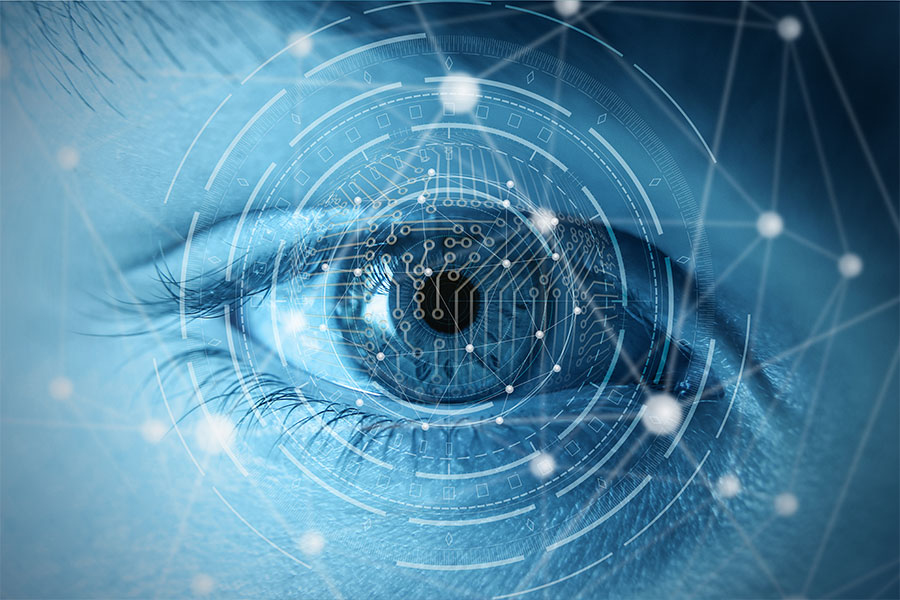
#> input picture MV_Course/images/MachineVision2.jpg, 900 x 600 px
$ jupyter execute T1_02_opencv.ipynb
#> lines starting #> are read from the running program, lines starting #| are printed output that depends on the picture
## <div style="direction:rtl;text-align:right;font-family:B Lotus, B Nazanin, Tahoma">تبدیل تصاویر به سطح خاکستری یا Grayscaling </div>

### Solution1

[cell 1]
import matplotlib.pyplot as plt
import cv2

image = cv2.imread('./images/MachineVision2.jpg')
#> image is the input picture: shape (600, 900, 3); mean B, G, R 161, 132.9, 80.8
cv2.imshow('Original' , image)
cv2.waitKey(0)

# We use cvtColor, to convert to grayscale
gray_img = cv2.cvtColor(image , cv2.COLOR_BGR2GRAY)
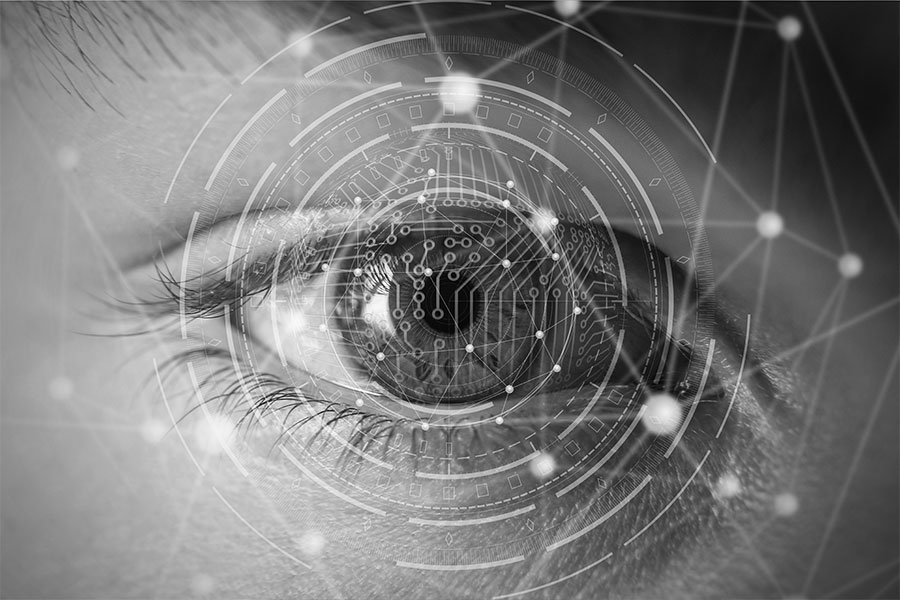
#> gray_img: shape (600, 900); min 0, max 255, mean 120.5
cv2.imshow('Gray_Image',gray_img)
cv2.waitKey(0)

cv2.destroyAllWindows()


plt.figure(figsize=[10,8])
plt.subplot(121);plt.title('Original');plt.imshow(image[...,::-1])
plt.subplot(122);plt.title('Gray_Image');plt.imshow(gray_img ,cmap='gray')
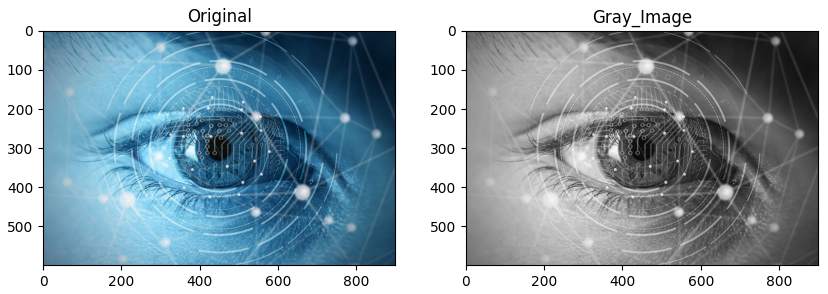
#> figure drawn by matplotlib, 2 panels

### Solution2

[cell 2]
#Another method faster method
gray_img = cv2.imread('./images/MachineVision2.jpg',0)
#> gray_img: shape (600, 900); min 0, max 255, mean 120.5
img = cv2.imread('./images/MachineVision2.jpg')
cv2.imshow('Grayscale', gray_img)
cv2.waitKey()
cv2.destroyAllWindows()

print('Shape of gray imag :',gray_img.shape)
#| Shape of gray imag : (600, 900)
print('Shape of original image :',img.shape)
#| Shape of original image : (600, 900, 3)

<div style="direction:rtl;text-align:right;font-family:Tahoma">
نمایش تصویر سطح خاکستری در نوت بوک با matplotlib</div>

[cell 3]
import matplotlib.pyplot as plt

img = cv2.imread('./images/MachineVision2.jpg',0)
plt.imshow(img)

<div style="direction:rtl;text-align:right;font-family:Tahoma">
برای عکس سطح-خاکستری حتما باید از cmap در matplotlib استفاده شود</div>

[cell 4]
import matplotlib.pyplot as plt

img = cv2.imread('./images/MachineVision2.jpg',0)
plt.imshow(img , cmap='gray')

<div style="direction:rtl;text-align:right;font-family:Tahoma">
حال به ابعاد تصویر رنگی و سطح خاکستری نگاهی بیندازیم!</div>

[cell 5]
image = cv2.imread('./images/MachineVision2.jpg')

#Let's look at the individual color levels for the first pixel (10,50)
B, G, R = image[45, 150]
#> B = 199; G = 173; R = 127
print (B, G, R)
#| 199 173 127
print ("shape:", image.shape)
#| shape: (600, 900, 3)

[cell 6]
gray_image = cv2.imread('./images/MachineVision2.jpg',0)

#Let's look at the individual color levels for the first pixel (10,50)
print(gray_img[45,150])
#| 162
print ("shape:", gray_img.shape)
#| shape: (600, 900)

$ run again, with MV_Course/images/Machinevision3.jpg copied over MV_Course/images/MachineVision2.jpg
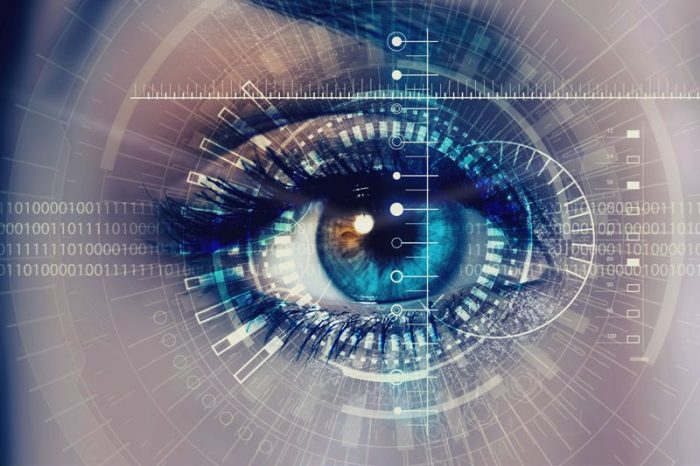
#> input picture MV_Course/images/Machinevision3.jpg, 700 x 466 px
#> image is the input picture: shape (466, 700, 3); mean B, G, R 134.9, 120, 117.8
#> `gray_img = cv2.cvtColor(image , cv2.COLOR_BGR2GRAY)`:
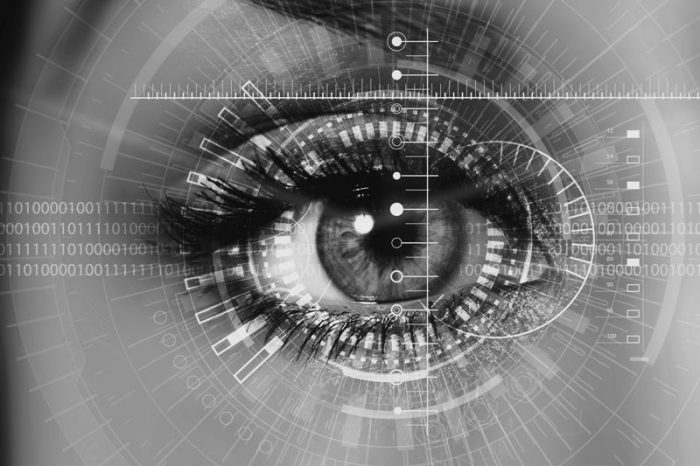
#> gray_img: shape (466, 700); min 2, max 248, mean 121
#> `[cell 1] import matplotlib.pyplot as plt import cv2  image = cv2.imrea..`:
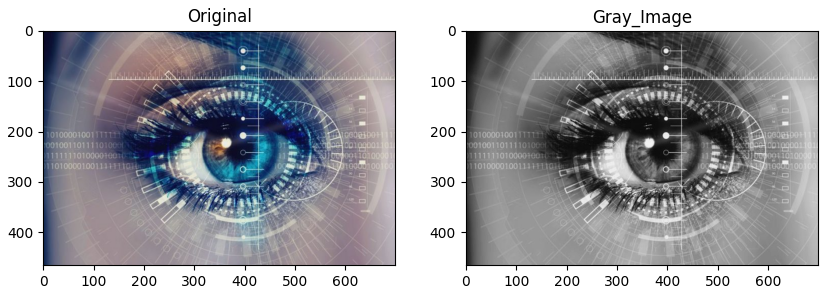
#> figure drawn by matplotlib, 2 panels
#| Shape of gray imag : (466, 700)
#| Shape of original image : (466, 700, 3)
#> B = 132; G = 129; R = 154
#| 132 129 154
#| shape: (466, 700, 3)
#| 137
#| shape: (466, 700)

$ run again, with MV_Course/images/_132351479_42ba57c5-d4c9-499b-938d-90455e3b106e.jpg copied over MV_Course/images/MachineVision2.jpg
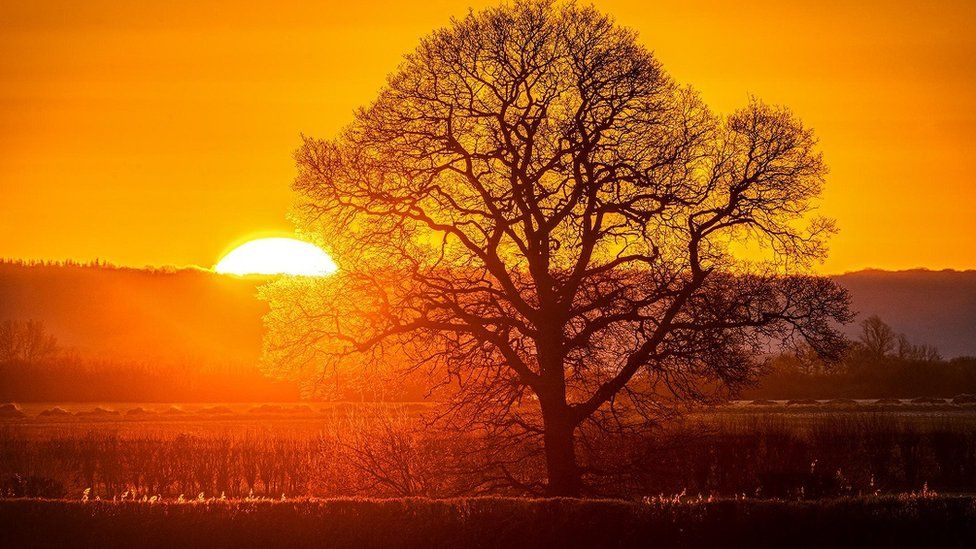
#> input picture MV_Course/images/_132351479_42ba57c5-d4c9-499b-938d-90455e3b106e.jpg, 976 x 549 px
#> image is the input picture: shape (549, 976, 3); mean B, G, R 15.1, 89.5, 173.5
#> `gray_img = cv2.cvtColor(image , cv2.COLOR_BGR2GRAY)`:
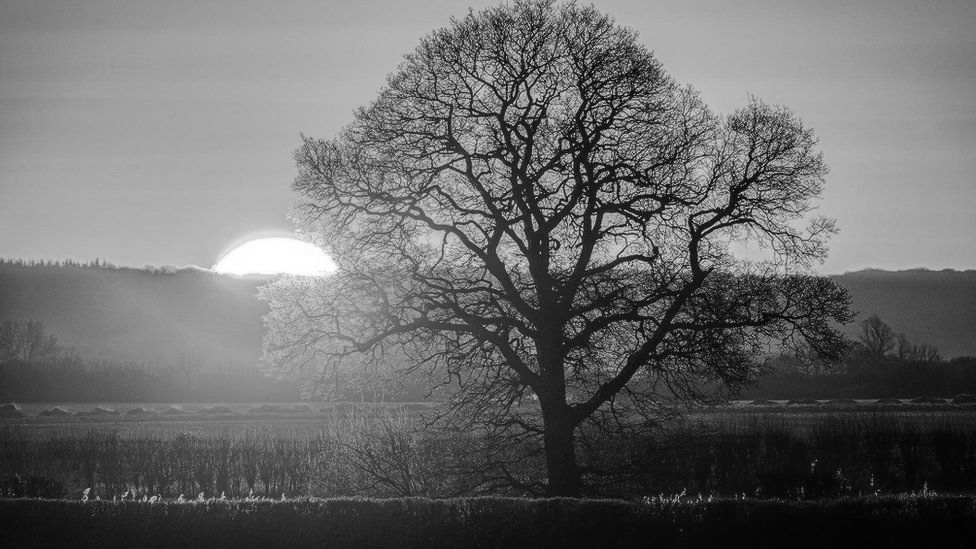
#> gray_img: shape (549, 976); min 1, max 255, mean 106.1
#> `[cell 1] import matplotlib.pyplot as plt import cv2  image = cv2.imrea..`:
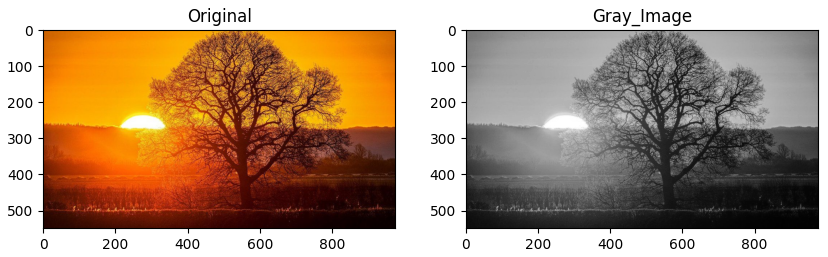
#> figure drawn by matplotlib, 2 panels
#| Shape of gray imag : (549, 976)
#| Shape of original image : (549, 976, 3)
#> B = 0; G = 143; R = 252
#| 0 143 252
#| shape: (549, 976, 3)
#| 159
#| shape: (549, 976)

$ run again, with MV_Course/images/_132650518_69d14ae3-a412-4897-ae25-797fae902037.jpg copied over MV_Course/images/MachineVision2.jpg
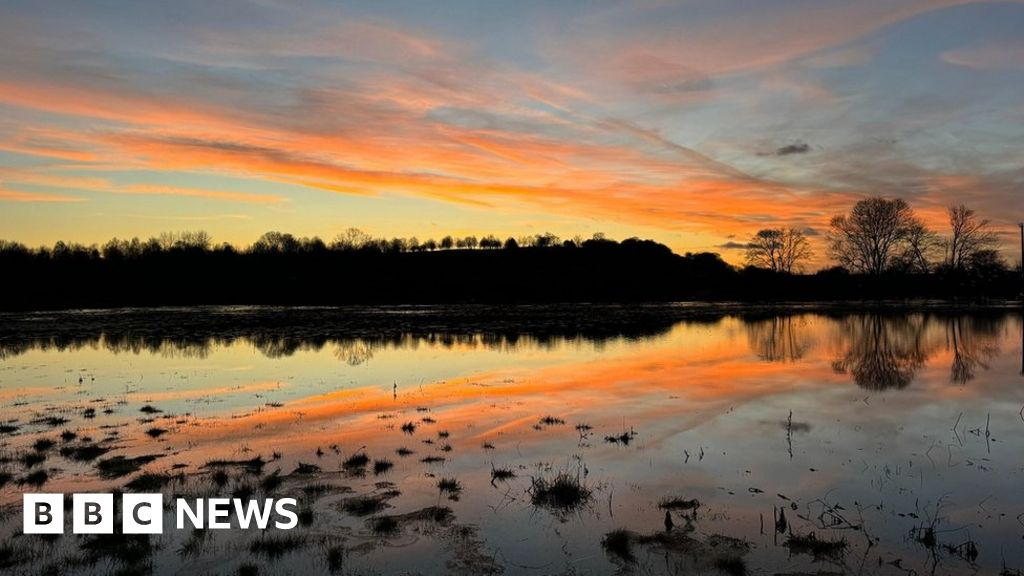
#> input picture MV_Course/images/_132650518_69d14ae3-a412-4897-ae25-797fae902037.jpg, 1024 x 576 px
#> image is the input picture: shape (576, 1024, 3); mean B, G, R 85.6, 105.1, 126
#> `gray_img = cv2.cvtColor(image , cv2.COLOR_BGR2GRAY)`:
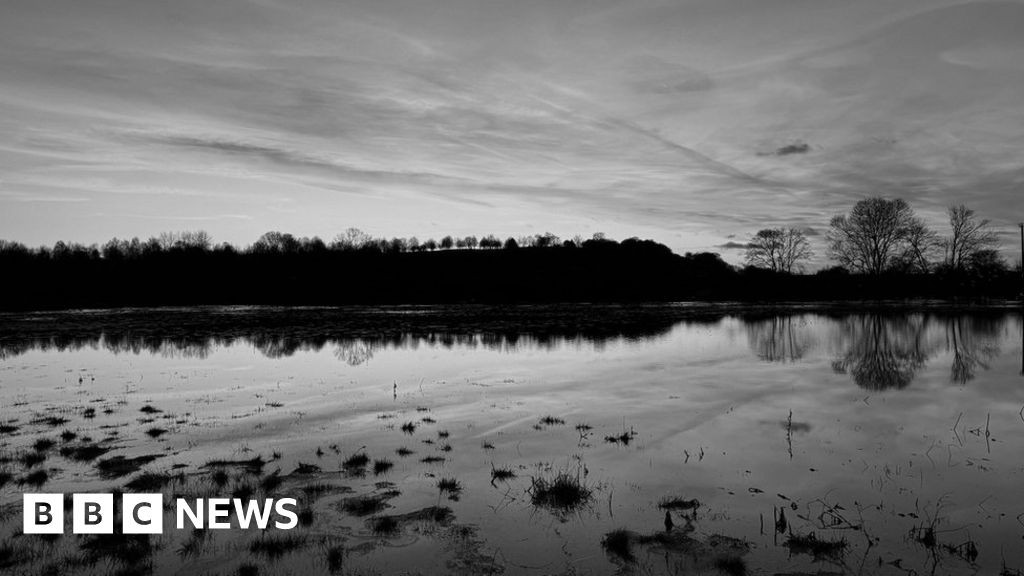
#> gray_img: shape (576, 1024); min 0, max 255, mean 109.1
#> `[cell 1] import matplotlib.pyplot as plt import cv2  image = cv2.imrea..`:
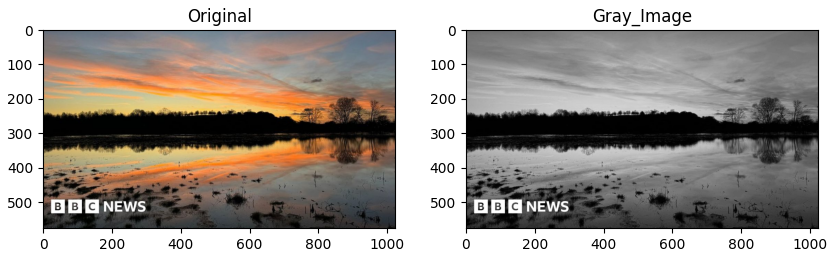
#> figure drawn by matplotlib, 2 panels
#| Shape of gray imag : (576, 1024)
#| Shape of original image : (576, 1024, 3)
#> B = 141; G = 133; R = 126
#| 141 133 126
#| shape: (576, 1024, 3)
#| 132
#| shape: (576, 1024)
